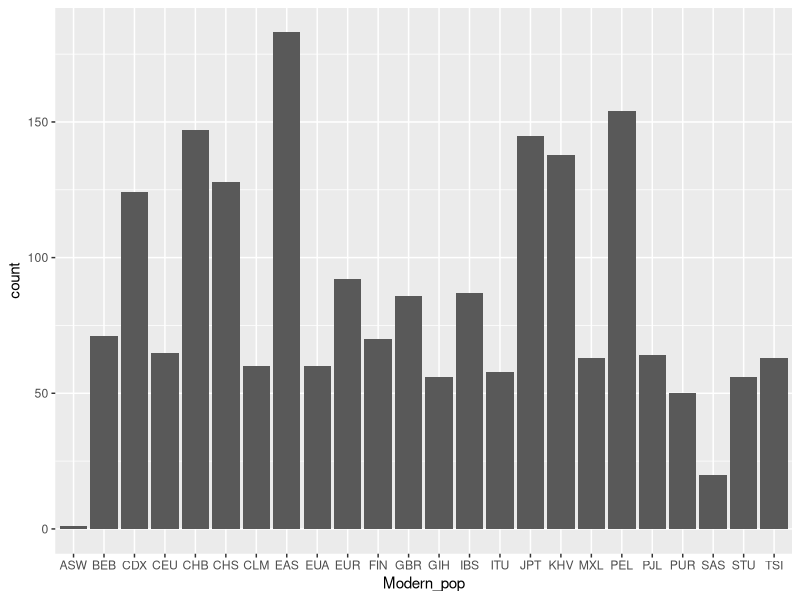
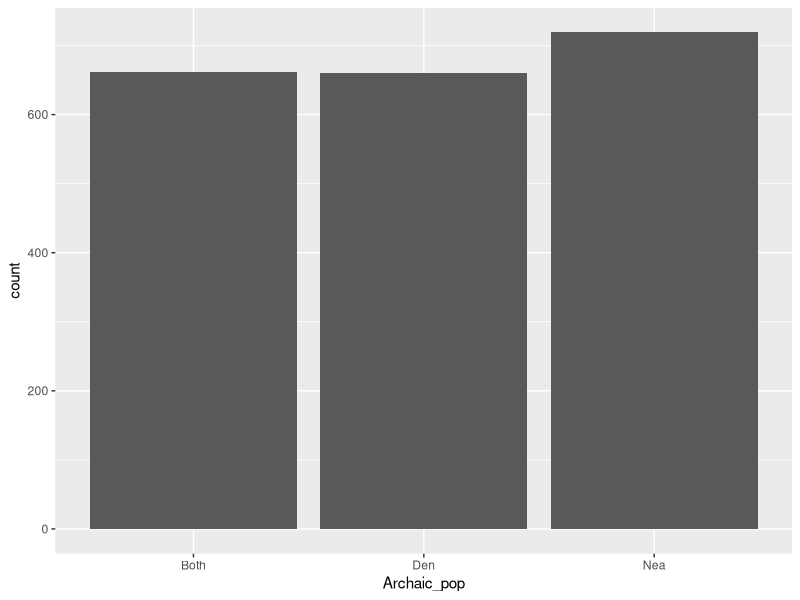
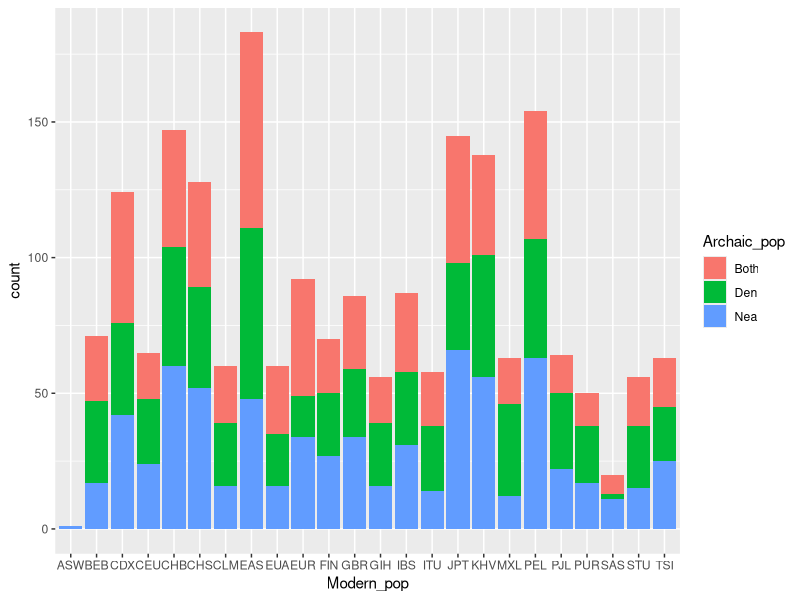

Write R code to recreate these figures, in order.
## ---- chunk 1
knitr::opts_chunk$set(echo = TRUE)
## ---- chunk 2
library(readxl)
library(ggplot2)
## ---- chunk 3
data <- read_excel("table.xlsx")
head(data, 10)
## ---- chunk 4
ggplot(data, aes(Modern_pop)) +
  geom_bar()
## ---- chunk 5
ggplot(data, aes(Archaic_pop)) +
  geom_bar()
## ---- chunk 6
ggplot(data, aes(Modern_pop, fill = Archaic_pop)) +
  geom_bar()
